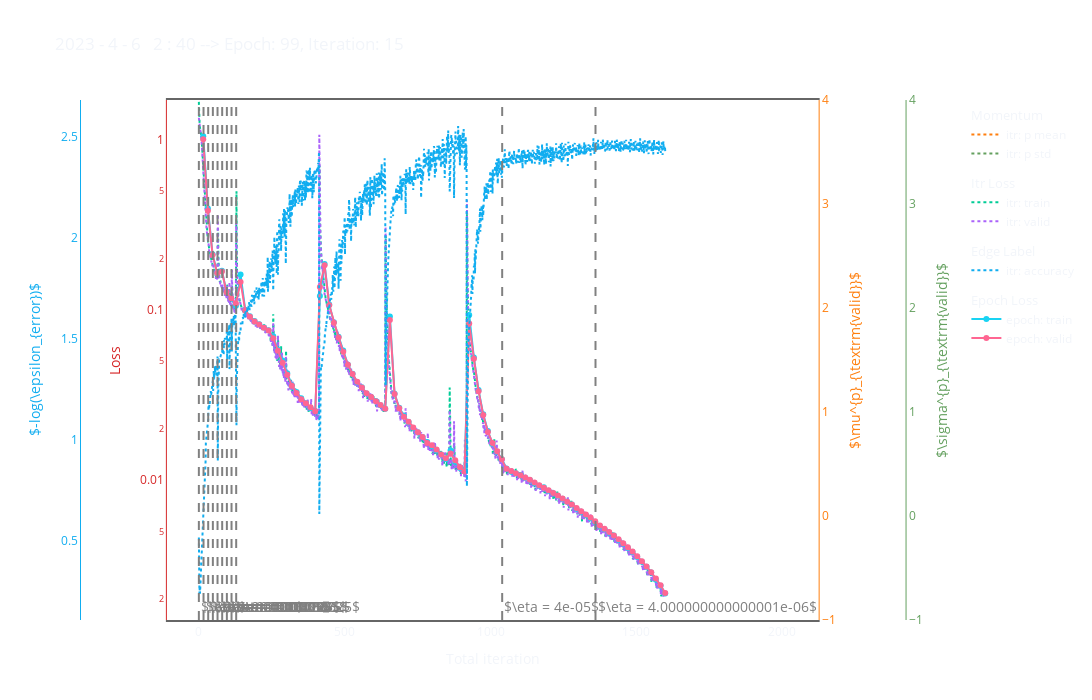

The notebook cell saved with this chart:
### Code cell
df, t = update_csv()
fig = update_fig(df, t)
fig.show()
while True:
    df, t = update_csv()
    fig = update_fig(df, t)
    time.sleep(30)
    clear_output(wait=False)
    fig.show()

### Figure 1 — Plotly figure (JSON) as saved in the notebook; plotly's stock layout.template omitted (floating-point values rounded to 4 significant figures; data arrays with more than 128 entries replaced by an {"elided": "..."} marker saying what was removed)
{"data": [{"legendgroup": "Momentum", "legendgrouptitle": {"text": "Momentum"}, "line": {"color": "#ff7f0e", "dash": "dot"}, "mode": "lines", "name": "itr: p mean", "x": [15, 31, 47, 63, 79, 95, 111, 127, 143, 159, 175, 191, 207, 223, 239, 255, 271, 287, 303, 319, 335, 351, 367, 383, 399, 415, 431, 447, 463, 479, 495, 511, 527, 543, 559, 575, 591, 607, 623, 639, 655, 671, 687, 703, 719, 735, 751, 767, 783, 799, 815, 831, 847, 863, 879, 895, 911, 927, 943, 959, 975, 991, 1007, 1023, 1039, 1055, 1071, 1087, 1103, 1119, 1135, 1151, 1167, 1183, 1199, 1215, 1231, 1247, 1263, 1279, 1295, 1311, 1327, 1343, 1359, 1375, 1391, 1407, 1423, 1439, 1455, 1471, 1487, 1503, 1519, 1535, 1551, 1567, 1583, 1599], "y": [null, null, null, null, null, null, null, null, null, null, null, null, null, null, null, null, null, null, null, null, null, null, null, null, null, null, null, null, null, null, null, null, null, null, null, null, null, null, null, null, null, null, null, null, null, null, null, null, null, null, null, null, null, null, null, null, null, null, null, null, null, null, null, null, null, null, null, null, null, null, null, null, null, null, null, null, null, null, null, null, null, null, null, null, null, null, null, null, null, null, null, null, null, null, null, null, null, null, null, null], "yaxis": "y3", "type": "scatter", "uid": "f5e6e8e2-9a68-4cc4-9aeb-c15c19ef8188"}, {"legendgroup": "Momentum", "line": {"color": "#64a05f", "dash": "dot"}, "mode": "lines", "name": "itr: p std", "x": [15, 31, 47, 63, 79, 95, 111, 127, 143, 159, 175, 191, 207, 223, 239, 255, 271, 287, 303, 319, 335, 351, 367, 383, 399, 415, 431, 447, 463, 479, 495, 511, 527, 543, 559, 575, 591, 607, 623, 639, 655, 671, 687, 703, 719, 735, 751, 767, 783, 799, 815, 831, 847, 863, 879, 895, 911, 927, 943, 959, 975, 991, 1007, 1023, 1039, 1055, 1071, 1087, 1103, 1119, 1135, 1151, 1167, 1183, 1199, 1215, 1231, 1247, 1263, 1279, 1295, 1311, 1327, 1343, 1359, 1375, 1391, 1407, 1423, 1439, 1455, 1471, 1487, 1503, 1519, 1535, 1551, 1567, 1583, 1599], "y": [null, null, null, null, null, null, null, null, null, null, null, null, null, null, null, null, null, null, null, null, null, null, null, null, null, null, null, null, null, null, null, null, null, null, null, null, null, null, null, null, null, null, null, null, null, null, null, null, null, null, null, null, null, null, null, null, null, null, null, null, null, null, null, null, null, null, null, null, null, null, null, null, null, null, null, null, null, null, null, null, null, null, null, null, null, null, null, null, null, null, null, null, null, null, null, null, null, null, null, null], "yaxis": "y4", "type": "scatter", "uid": "3ad2b3a2-0049-45e7-ab7e-0863ea14a1b7"}, {"legendgroup": "Itr Loss", "legendgrouptitle": {"text": "Itr Loss"}, "line": {"dash": "dot"}, "mode": "lines", "name": "itr: train", "x": {"elided": "1600 int values"}, "y": {"elided": "1600 float values"}, "type": "scatter", "uid": "11950306-b656-411e-9110-36cf7e034788"}, {"legendgroup": "Itr Loss", "line": {"dash": "dot"}, "mode": "lines", "name": "itr: valid", "x": {"elided": "1600 int values"}, "y": {"elided": "1600 float values"}, "type": "scatter", "uid": "75ab2944-9e6a-4bab-9393-43dab120093a"}, {"legendgroup": "Edge Label", "legendgrouptitle": {"text": "Edge Label"}, "line": {"color": "#11ADF0", "dash": "dot"}, "mode": "lines", "name": "itr: accuracy", "x": {"elided": "1600 int values"}, "y": {"elided": "1600 float values"}, "yaxis": "y2", "type": "scatter", "uid": "0564b91e-5ff4-4fda-8ddf-77aa2e798e61"}, {"legendgroup": "Epoch Loss", "legendgrouptitle": {"text": "Epoch Loss"}, "mode": "lines+markers", "name": "epoch: train", "x": [15, 31, 47, 63, 79, 95, 111, 127, 143, 159, 175, 191, 207, 223, 239, 255, 271, 287, 303, 319, 335, 351, 367, 383, 399, 415, 431, 447, 463, 479, 495, 511, 527, 543, 559, 575, 591, 607, 623, 639, 655, 671, 687, 703, 719, 735, 751, 767, 783, 799, 815, 831, 847, 863, 879, 895, 911, 927, 943, 959, 975, 991, 1007, 1023, 1039, 1055, 1071, 1087, 1103, 1119, 1135, 1151, 1167, 1183, 1199, 1215, 1231, 1247, 1263, 1279, 1295, 1311, 1327, 1343, 1359, 1375, 1391, 1407, 1423, 1439, 1455, 1471, 1487, 1503, 1519, 1535, 1551, 1567, 1583, 1599], "y": [1.045, 0.3937, 0.2118, 0.1639, 0.1694, 0.127, 0.1168, 0.1057, 0.1611, 0.09994, 0.09156, 0.08595, 0.08228, 0.07864, 0.07588, 0.06994, 0.05827, 0.05042, 0.0425, 0.03605, 0.03295, 0.03028, 0.02833, 0.02654, 0.0255, 0.1205, 0.1856, 0.1073, 0.08455, 0.06947, 0.05762, 0.04766, 0.04212, 0.03757, 0.0351, 0.03232, 0.03071, 0.02912, 0.02753, 0.02624, 0.09145, 0.03218, 0.02661, 0.02394, 0.02199, 0.02023, 0.01911, 0.01795, 0.01674, 0.01582, 0.01498, 0.01416, 0.01329, 0.01495, 0.01284, 0.01177, 0.01142, 0.09311, 0.05243, 0.03381, 0.02436, 0.01942, 0.01634, 0.0147, 0.01327, 0.01171, 0.0112, 0.01099, 0.01071, 0.01035, 0.01004, 0.009611, 0.009271, 0.009085, 0.008675, 0.008381, 0.008097, 0.007774, 0.007465, 0.0072, 0.006805, 0.006526, 0.006242, 0.005968, 0.005691, 0.005378, 0.00515, 0.004916, 0.004743, 0.004455, 0.004242, 0.003997, 0.003787, 0.003539, 0.003321, 0.00311, 0.002873, 0.002607, 0.002404, 0.00216], "type": "scatter", "uid": "b9e85063-dbdd-41e3-834b-c2ee39da51f8"}, {"legendgroup": "Epoch Loss", "mode": "lines+markers", "name": "epoch: valid", "x": [15, 31, 47, 63, 79, 95, 111, 127, 143, 159, 175, 191, 207, 223, 239, 255, 271, 287, 303, 319, 335, 351, 367, 383, 399, 415, 431, 447, 463, 479, 495, 511, 527, 543, 559, 575, 591, 607, 623, 639, 655, 671, 687, 703, 719, 735, 751, 767, 783, 799, 815, 831, 847, 863, 879, 895, 911, 927, 943, 959, 975, 991, 1007, 1023, 1039, 1055, 1071, 1087, 1103, 1119, 1135, 1151, 1167, 1183, 1199, 1215, 1231, 1247, 1263, 1279, 1295, 1311, 1327, 1343, 1359, 1375, 1391, 1407, 1423, 1439, 1455, 1471, 1487, 1503, 1519, 1535, 1551, 1567, 1583, 1599], "y": [1.001, 0.3818, 0.2099, 0.1641, 0.1679, 0.1267, 0.1169, 0.109, 0.1457, 0.09921, 0.09106, 0.08547, 0.08191, 0.0785, 0.07565, 0.06809, 0.05756, 0.04894, 0.04155, 0.03586, 0.03247, 0.02988, 0.02832, 0.0268, 0.02539, 0.1362, 0.1823, 0.1064, 0.08407, 0.06889, 0.05673, 0.04767, 0.04207, 0.03778, 0.03496, 0.0324, 0.03082, 0.02903, 0.0276, 0.0263, 0.08704, 0.03207, 0.02644, 0.02356, 0.02203, 0.0204, 0.01914, 0.01795, 0.01653, 0.01604, 0.01513, 0.01414, 0.01344, 0.01434, 0.01311, 0.01193, 0.01126, 0.08302, 0.05166, 0.03329, 0.02413, 0.01921, 0.01652, 0.01479, 0.01326, 0.01168, 0.01133, 0.011, 0.01068, 0.01038, 0.01006, 0.009685, 0.009347, 0.009026, 0.008724, 0.008418, 0.008118, 0.007801, 0.007476, 0.007193, 0.006874, 0.006566, 0.006289, 0.006034, 0.005734, 0.005416, 0.005186, 0.004959, 0.004728, 0.004499, 0.004272, 0.004041, 0.003811, 0.00358, 0.003348, 0.003116, 0.002883, 0.002651, 0.002415, 0.002178], "type": "scatter", "uid": "48528a84-bb9c-4a1c-83e8-12e7d177a17e"}], "layout": {"shapes": [{"line": {"color": "grey", "dash": "dash", "width": 2}, "type": "line", "x0": 0, "x1": 0, "xref": "x", "y0": 0, "y1": 1, "yref": "y domain"}, {"line": {"color": "grey", "dash": "dash", "width": 2}, "type": "line", "x0": 16, "x1": 16, "xref": "x", "y0": 0, "y1": 1, "yref": "y domain"}, {"line": {"color": "grey", "dash": "dash", "width": 2}, "type": "line", "x0": 32, "x1": 32, "xref": "x", "y0": 0, "y1": 1, "yref": "y domain"}, {"line": {"color": "grey", "dash": "dash", "width": 2}, "type": "line", "x0": 48, "x1": 48, "xref": "x", "y0": 0, "y1": 1, "yref": "y domain"}, {"line": {"color": "grey", "dash": "dash", "width": 2}, "type": "line", "x0": 64, "x1": 64, "xref": "x", "y0": 0, "y1": 1, "yref": "y domain"}, {"line": {"color": "grey", "dash": "dash", "width": 2}, "type": "line", "x0": 80, "x1": 80, "xref": "x", "y0": 0, "y1": 1, "yref": "y domain"}, {"line": {"color": "grey", "dash": "dash", "width": 2}, "type": "line", "x0": 96, "x1": 96, "xref": "x", "y0": 0, "y1": 1, "yref": "y domain"}, {"line": {"color": "grey", "dash": "dash", "width": 2}, "type": "line", "x0": 112, "x1": 112, "xref": "x", "y0": 0, "y1": 1, "yref": "y domain"}, {"line": {"color": "grey", "dash": "dash", "width": 2}, "type": "line", "x0": 128, "x1": 128, "xref": "x", "y0": 0, "y1": 1, "yref": "y domain"}, {"line": {"color": "grey", "dash": "dash", "width": 2}, "type": "line", "x0": 1040, "x1": 1040, "xref": "x", "y0": 0, "y1": 1, "yref": "y domain"}, {"line": {"color": "grey", "dash": "dash", "width": 2}, "type": "line", "x0": 1360, "x1": 1360, "xref": "x", "y0": 0, "y1": 1, "yref": "y domain"}], "annotations": [{"font": {"color": "grey", "size": 14}, "showarrow": false, "text": "$\\eta = 0.0001$", "x": 0.5, "xanchor": "left", "y": -2.74}, {"font": {"color": "grey", "size": 14}, "showarrow": false, "text": "$\\eta = 0.0001375$", "x": 16.5, "xanchor": "left", "y": -2.74}, {"font": {"color": "grey", "size": 14}, "showarrow": false, "text": "$\\eta = 0.000175$", "x": 32.5, "xanchor": "left", "y": -2.74}, {"font": {"color": "grey", "size": 14}, "showarrow": false, "text": "$\\eta = 0.0002125$", "x": 48.5, "xanchor": "left", "y": -2.74}, {"font": {"color": "grey", "size": 14}, "showarrow": false, "text": "$\\eta = 0.00025$", "x": 64.5, "xanchor": "left", "y": -2.74}, {"font": {"color": "grey", "size": 14}, "showarrow": false, "text": "$\\eta = 0.0002875$", "x": 80.5, "xanchor": "left", "y": -2.74}, {"font": {"color": "grey", "size": 14}, "showarrow": false, "text": "$\\eta = 0.000325$", "x": 96.5, "xanchor": "left", "y": -2.74}, {"font": {"color": "grey", "size": 14}, "showarrow": false, "text": "$\\eta = 0.0003625$", "x": 112.5, "xanchor": "left", "y": -2.74}, {"font": {"color": "grey", "size": 14}, "showarrow": false, "text": "$\\eta = 0.0004$", "x": 128.5, "xanchor": "left", "y": -2.74}, {"font": {"color": "grey", "size": 14}, "showarrow": false, "text": "$\\eta = 4e-05$", "x": 1040.0, "xanchor": "left", "y": -2.74}, {"font": {"color": "grey", "size": 14}, "showarrow": false, "text": "$\\eta = 4.000000000000001e-06$", "x": 1360.0, "xanchor": "left", "y": -2.74}], "xaxis": {"title": {"text": "Total iteration"}, "showgrid": false, "mirror": true, "showline": true, "zeroline": false, "linewidth": 2, "linecolor": "#666666", "gridcolor": "#d9d9d9", "domain": [0.1, 0.85]}, "yaxis": {"title": {"text": "Loss", "font": {"color": "#d62728"}}, "tickfont": {"color": "#d62728"}, "showgrid": false, "linecolor": "#d62728", "gridcolor": "#d9d9d9", "zeroline": false, "type": "log", "range": [-2.821, 0.2313]}, "yaxis2": {"title": {"text": "$-log(\\epsilon_{error})$", "font": {"color": "#11ADF0"}}, "tickfont": {"color": "#11ADF0"}, "anchor": "free", "overlaying": "y", "side": "left", "position": 0.0, "showgrid": false, "linecolor": "#11ADF0", "gridcolor": "#d9d9d9", "zeroline": false}, "yaxis3": {"title": {"text": "$\\mu^{p}_{\\textrm{valid}}$", "font": {"color": "#ff7f0e"}}, "tickfont": {"color": "#ff7f0e"}, "anchor": "x", "overlaying": "y", "side": "right", "showgrid": false, "linecolor": "#ff7f0e", "gridcolor": "#d9d9d9", "zeroline": false, "range": [null, null]}, "yaxis4": {"title": {"text": "$\\sigma^{p}_{\\textrm{valid}}$", "font": {"color": "#64a05f"}}, "tickfont": {"color": "#64a05f"}, "anchor": "free", "overlaying": "y", "side": "right", "position": 0.95, "showgrid": false, "linecolor": "#64a05f", "gridcolor": "#d9d9d9", "zeroline": false, "range": [0.0, null]}, "title": {"text": "2023 - 4 - 6   2 : 40 --> Epoch: 99, Iteration: 15"}, "width": 1200, "height": 700, "paper_bgcolor": "rgba(0,0,0,0)", "plot_bgcolor": "rgba(0,0,0,0)"}}
